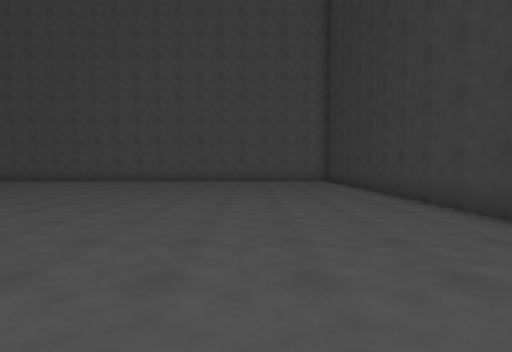
[1] (above)

21 first-person views from a walk through a Unity game level. The camera is 1.5 m above the floor, tilts 2° down and sees 80° across. The floor is counted in squares, 2 m on a side. Each view is taken from the middle of a square. On the plan, view 1 faces up. The plan holds only what a view shows up to about 10 squares ahead; the rest is blank. The place goes on beyond the plan. The player is left out.

[2]
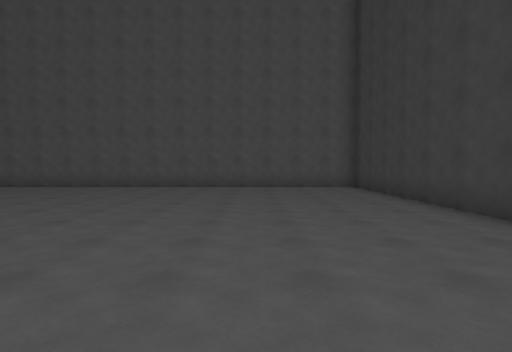

[3]
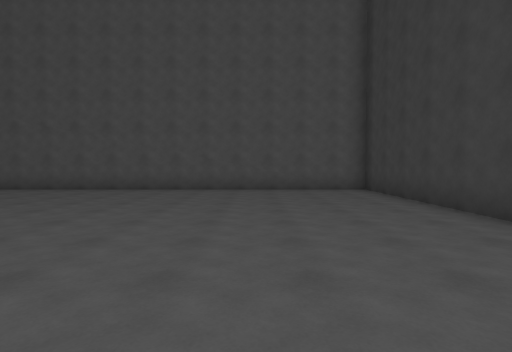

[4]
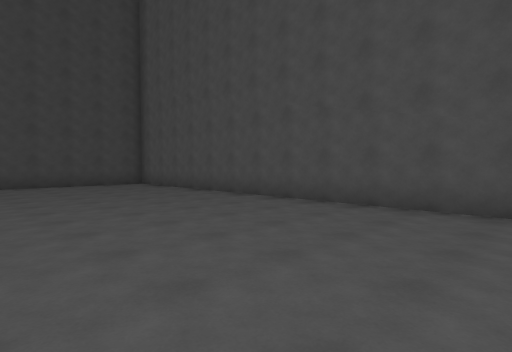

[5]
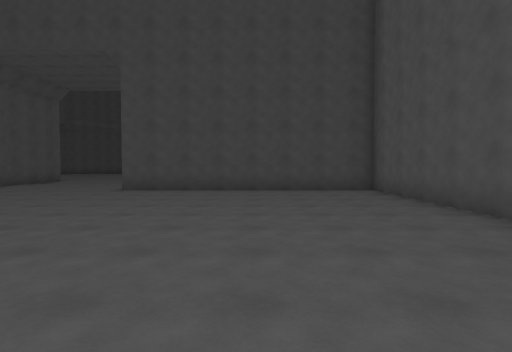

[6]
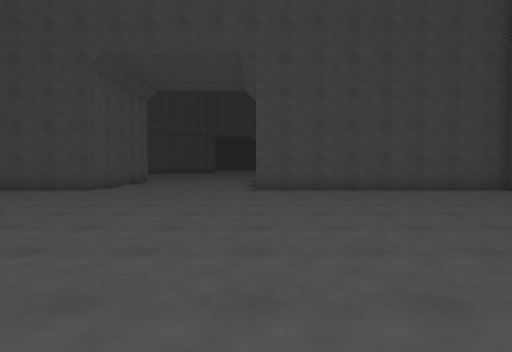

[7]
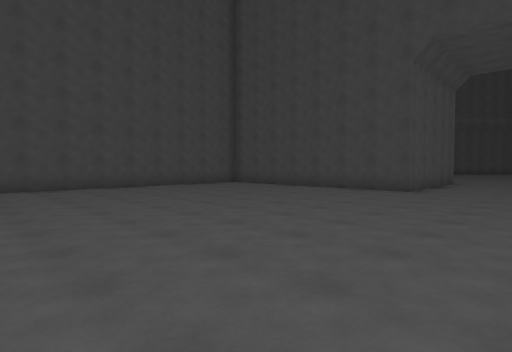

[8]
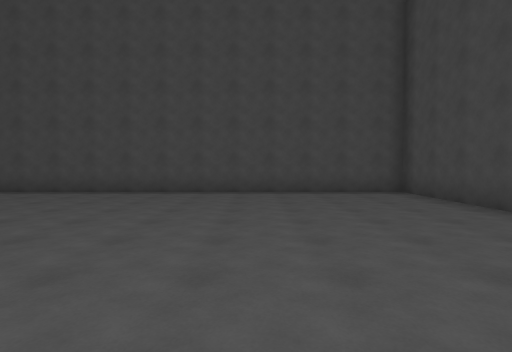

[9]
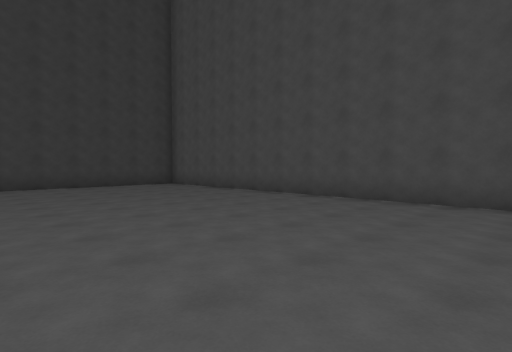

[10]
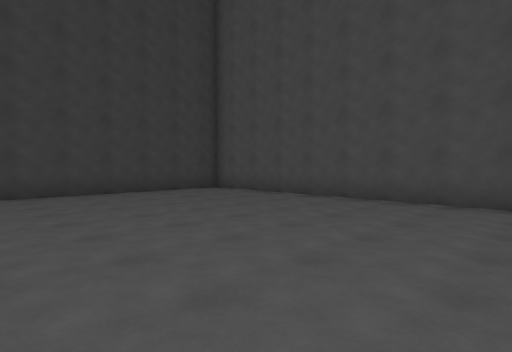

[11]
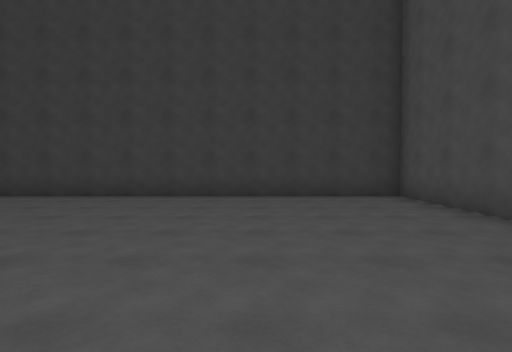

[12]
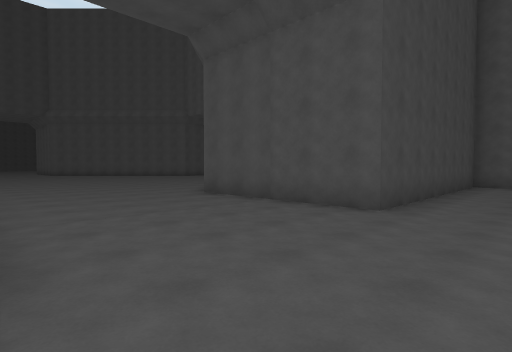

[13]
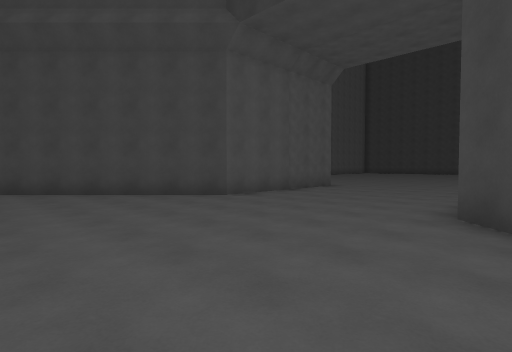

[14]
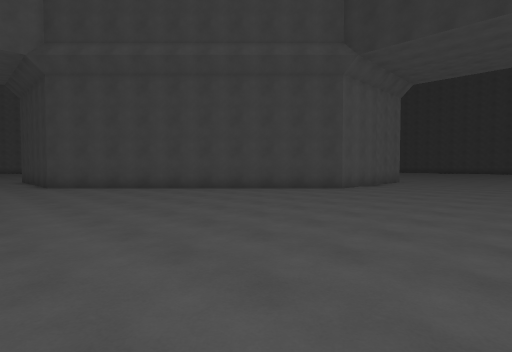

[15]
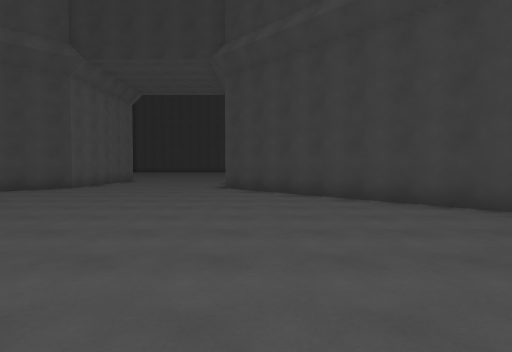

[16]
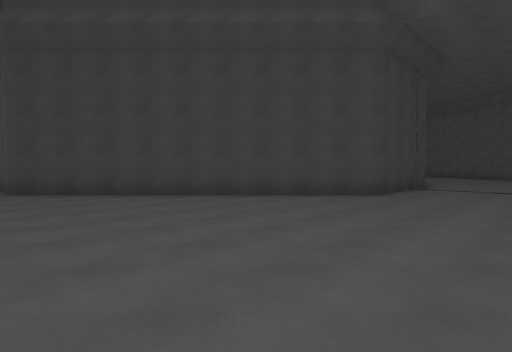

[17]
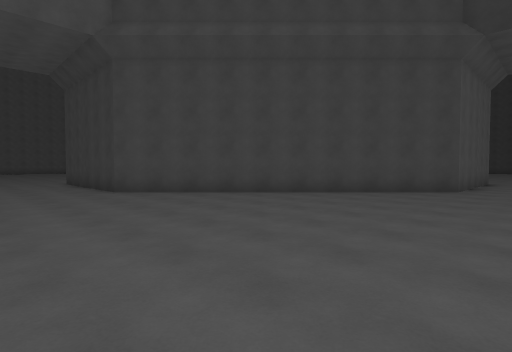

[18]
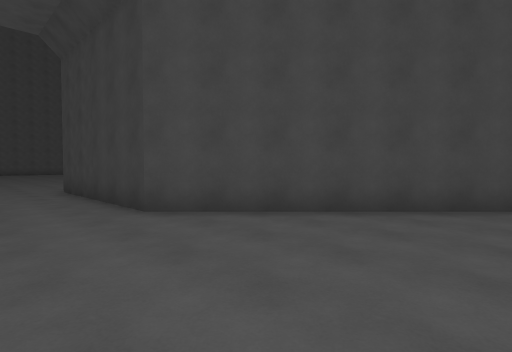

[19]
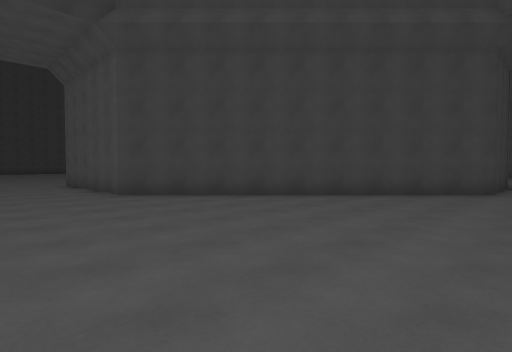

[20]
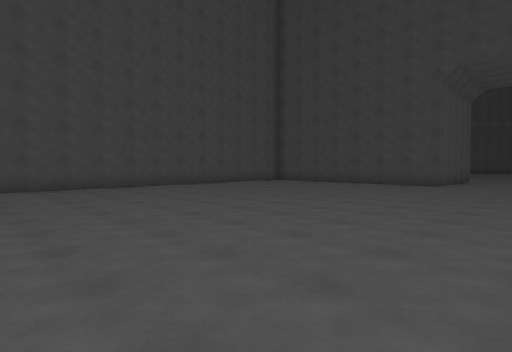

[21]
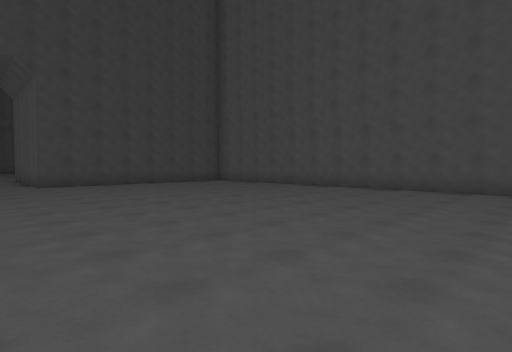

### Floor plan
Points are (right, up) in squares from view 1. A wall is a line through its corners. A room is listed if a view was taken in it or the views show most of it. See-through windows are left out.
Room 1 (views 1, 2, 3, 4, 5, 6, 7, 8, 9, 10, 11, 12, 13, 14, 15, 16, 17, 18, 19, 20, 21)
walls: (-26.8, -8) (-26.8, -4.8) (-20, 2) (-15.1, 2) (-15.1, -5.5) (3.4, -5.5) (3.4, 14.5) (-15.1, 14.5) (-15.1, 7) (-20.1, 7) (-26.8, 13.7) (-26.8, 16.5)

Positions as (right, up) in squares from view 1, and headings:
1: (0, 0), facing up
2: (0, 4), facing up
3: (0, 5), facing up
4: (-3, 9), facing up-left
5: (-6, 11), facing left
6: (-6, 7), facing left
7: (-6, 5), facing down-left
8: (-11, 3), facing down
9: (-8, 1), facing down-right
10: (-5, 1), facing down-right
11: (-4, -2), facing right
12: (-13, 2), facing up-left
13: (-25, 1), facing up-right
14: (-29, 2), facing up-right
15: (-30, 1), facing right
16: (-30, 3), facing down-right
17: (-30, 5), facing up-right
18: (-29, 9), facing up-right
19: (-28, 5), facing down-right
20: (-3, 5), facing down-left
21: (-3, 5), facing up-left
